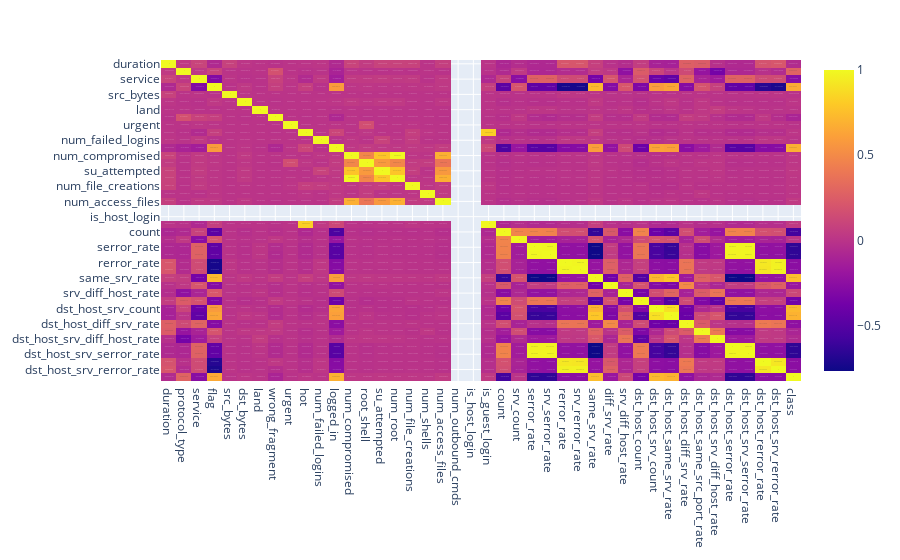

Notebook code for this chart:
### Code cell
plt.figure(figsize=(40,30))
sns.heatmap(train.corr(), annot=True)

import plotly.express as px
fig = px.imshow(df.corr(), text_auto=True, aspect="auto")
fig.show()

### Figure 1 — Plotly figure (JSON) as saved in the notebook; plotly's stock layout.template omitted (floating-point values rounded to 4 significant figures; data arrays with more than 128 entries replaced by an {"elided": "..."} marker saying what was removed)
{"data": [{"coloraxis": "coloraxis", "hovertemplate": "x: %{x}<br>y: %{y}<br>color: %{z}<extra></extra>", "name": "0", "texttemplate": "%{z}", "type": "heatmap", "x": ["duration", "protocol_type", "service", "flag", "src_bytes", "dst_bytes", "land", "wrong_fragment", "urgent", "hot", "num_failed_logins", "logged_in", "num_compromised", "root_shell", "su_attempted", "num_root", "num_file_creations", "num_shells", "num_access_files", "num_outbound_cmds", "is_host_login", "is_guest_login", "count", "srv_count", "serror_rate", "srv_serror_rate", "rerror_rate", "srv_rerror_rate", "same_srv_rate", "diff_srv_rate", "srv_diff_host_rate", "dst_host_count", "dst_host_srv_count", "dst_host_same_srv_rate", "dst_host_diff_srv_rate", "dst_host_same_src_port_rate", "dst_host_srv_diff_host_rate", "dst_host_serror_rate", "dst_host_srv_serror_rate", "dst_host_rerror_rate", "dst_host_srv_rerror_rate", "class"], "xaxis": "x", "y": ["duration", "protocol_type", "service", "flag", "src_bytes", "dst_bytes", "land", "wrong_fragment", "urgent", "hot", "num_failed_logins", "logged_in", "num_compromised", "root_shell", "su_attempted", "num_root", "num_file_creations", "num_shells", "num_access_files", "num_outbound_cmds", "is_host_login", "is_guest_login", "count", "srv_count", "serror_rate", "srv_serror_rate", "rerror_rate", "srv_rerror_rate", "same_srv_rate", "diff_srv_rate", "srv_diff_host_rate", "dst_host_count", "dst_host_srv_count", "dst_host_same_srv_rate", "dst_host_diff_srv_rate", "dst_host_same_src_port_rate", "dst_host_srv_diff_host_rate", "dst_host_serror_rate", "dst_host_srv_serror_rate", "dst_host_rerror_rate", "dst_host_srv_rerror_rate", "class"], "yaxis": "y", "z": {"elided": "42x42 float values"}}], "layout": {"coloraxis": {"colorscale": [[0, "#0d0887"], [0.1111, "#46039f"], [0.2222, "#7201a8"], [0.3333, "#9c179e"], [0.4444, "#bd3786"], [0.5556, "#d8576b"], [0.6667, "#ed7953"], [0.7778, "#fb9f3a"], [0.8889, "#fdca26"], [1, "#f0f921"]]}, "margin": {"t": 60}, "xaxis": {"anchor": "y", "domain": [0, 1]}, "yaxis": {"anchor": "x", "autorange": "reversed", "domain": [0, 1]}}}
